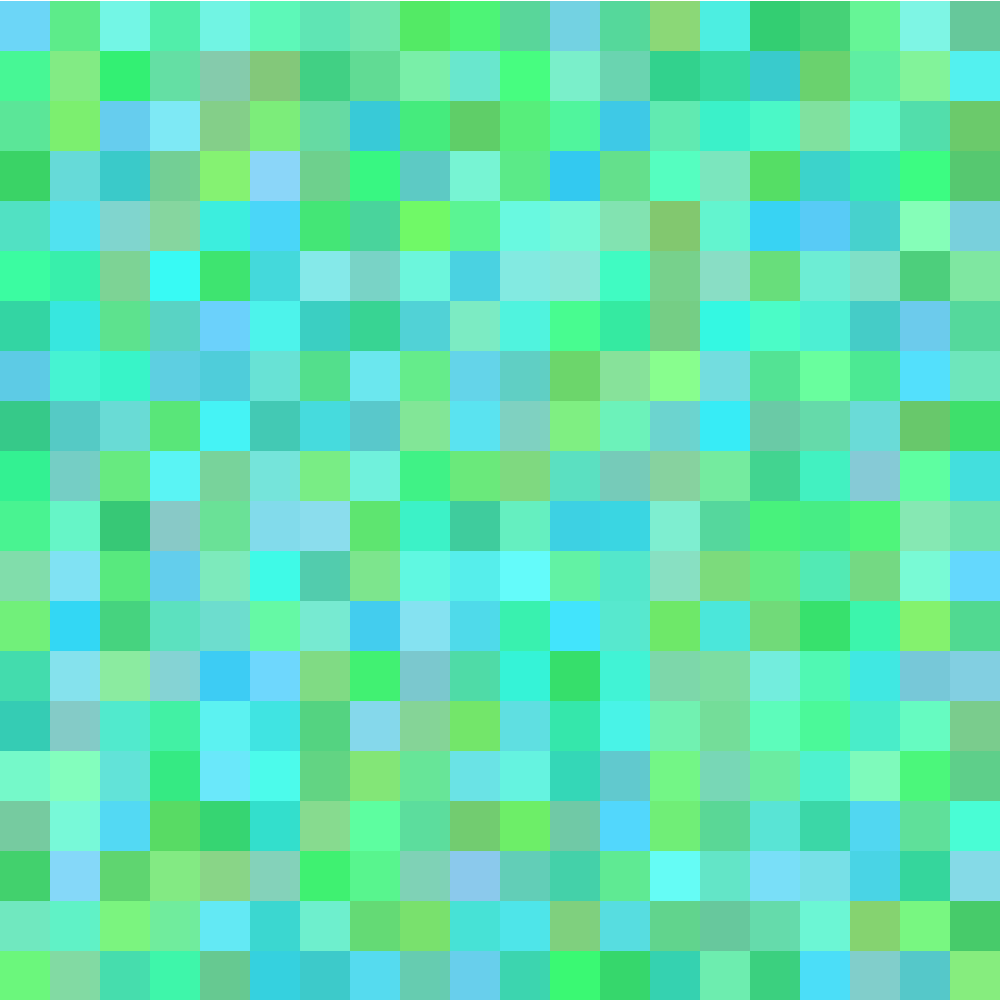
Frame 1 (no input)
Frame 60 (the mouse pressed at the canvas centre just before this capture): identical to frame 1, image omitted
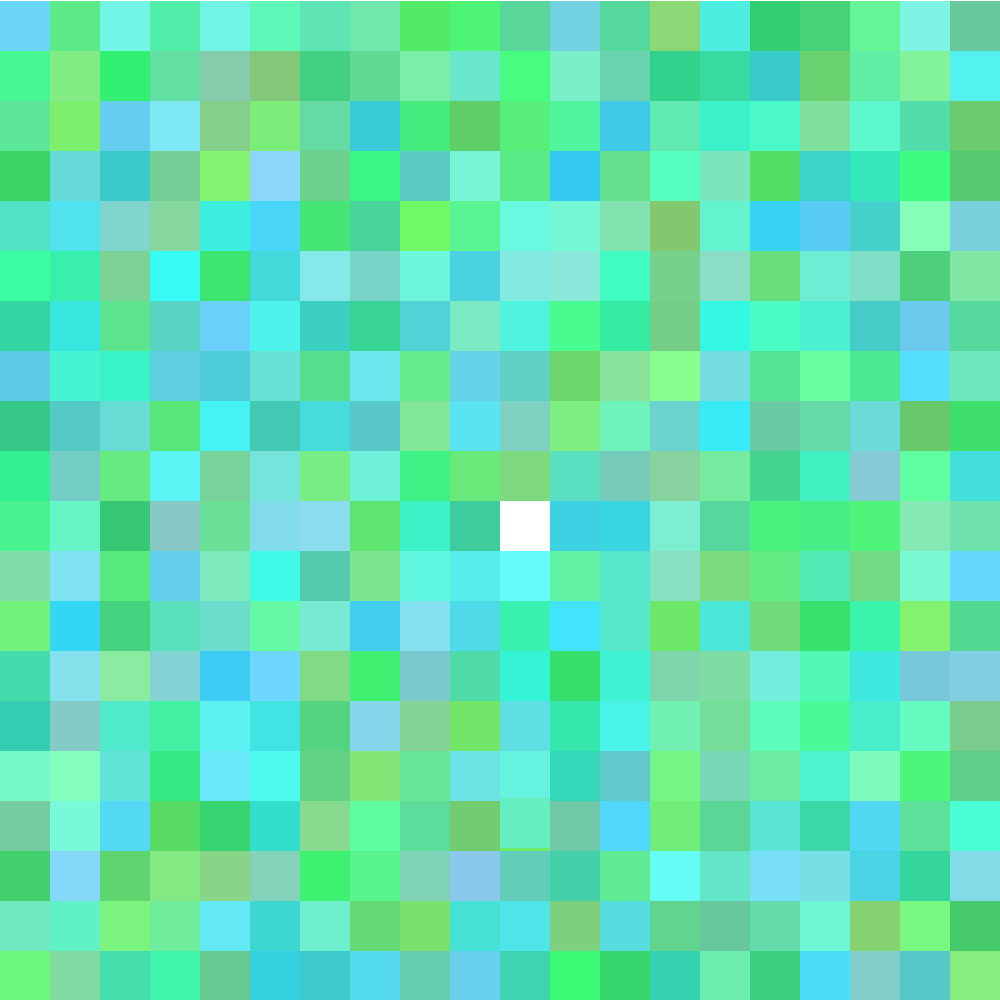
Frame 120 (the mouse held since frame 60 and released just before this capture)

The Processing sketch that drew these frames (run headless with seeded random() and noise(); from frame 60 on, the mouse is pressed at the canvas centre):

// Processing sketch: gridArrayColors
// ── gridArrayColors.pde
//2D arrays
int size = 50;

color[][] grid = new color[size][size];
int[][] opacity = new int[size][size];
int[][] speed = new int[size][size];
boolean[][] fall = new boolean[size][size];

void setup(){
 
  // set rectangles 
  size(1000, 1000);
  noStroke();
  for(int i = 0; i < size; i++){
    for(int j = 0; j < size; j++){
      grid[i][j] = color(random(50, 140), random(200, 255), random (100, 255));
      opacity[i][j] = 255;
      speed[i][j] = 1;
      fall[i][j] = false;
      
    }
  }
}

void draw(){
  background(255);
  
  for(int i = size-1; i >= 0; i--){
    for(int j = size-1; j >= 0; j--){
      fill(grid[i][j], opacity[i][j]);
      rect(i*size, j*size +speed[i][j], size, size);
      
      
     if(mousePressed){ 
        if(mouseX >= (i*size) && mouseX<((i+1)*size) && 
          mouseY>=(j*size) && mouseY<((j+1)*size)){
            //opacity[i][j] = 0;
            //speed[i][j] += 5;
            fall[i][j] = true;
        }
      }
      
      if(fall[i][j]){
        speed[i][j] += random(1,10);
      
      //if(frameCount % 120 == 0){
      //  opacity[i][j] = 255;
      }
    }
  }
}
